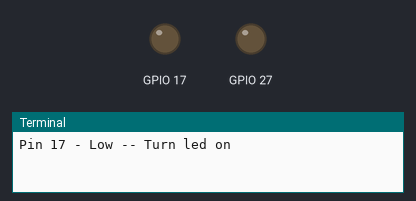
This program was run on a simulated Raspberry Pi (BCM pin numbers). On the bench: output pins drawn as LEDs (lit = HIGH), the last lines printed to the terminal. At 8.0 s the program stops and its outputs stay as they are.

Above: at 0.1 s.
At 4.1 s:
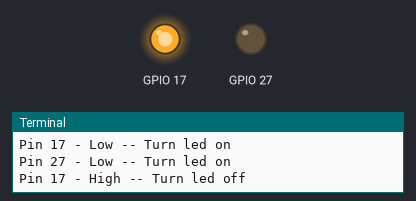
At 6.1 s:
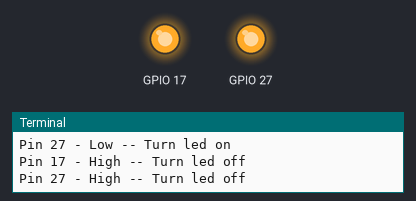
Timing chart, 0 to 9.5 s (numbered marks = the images above):
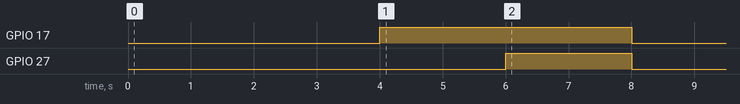

Measured:
- by itself, GPIO 17: LOW → HIGH at 4.0 s, → LOW 4.0 s later
- by itself, GPIO 27: LOW → HIGH at 6.0 s, → LOW 2.0 s later

The program:

hello_world.py
```python
import RPi.GPIO as gpio
from time import sleep

# Configurar como modo BCM
gpio.setmode(gpio.BCM)

# Configura led como saida
gpio.setup(17, gpio.OUT)
gpio.setup(27, gpio.OUT)

# Aciona as saídas
print("Pin 17 - Low -- Turn led on")
gpio.output(17, gpio.LOW)
sleep(2)
print("Pin 27 - Low -- Turn led on")
gpio.output(27, gpio.LOW)
sleep(2)

print("Pin 17 - High -- Turn led off")
gpio.output(17, gpio.HIGH)
sleep(2)
print("Pin 27 - High -- Turn led off")
gpio.output(27, gpio.HIGH)
sleep(2)

# Desfaz modificações no GPIO
gpio.cleanup()
```
